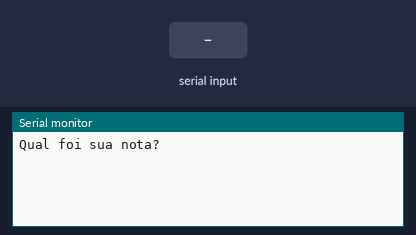
A sketch run on a simulated Arduino Uno, built with avr-gcc and run on an emulated ATmega328P. Parts: the last lines printed to the serial monitor. The test bench sets the inputs (shaded band).

Above: at 1.2 s.
1.3 s: "90,45\n" received over Serial
At 1.9 s:
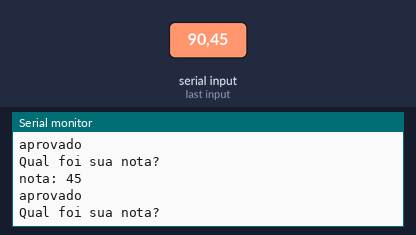
2.8 s: "30,150\n" received over Serial
At 5.3 s:
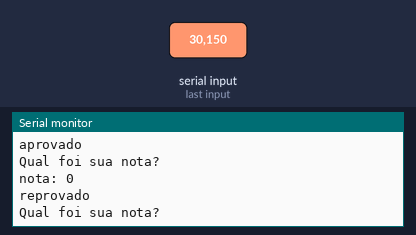
Timing chart, 0 to 6.8 s (numbered marks = the images above; inputs shaded):
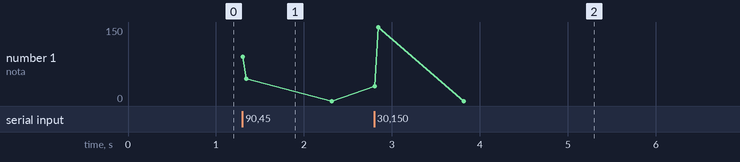

Measured:
- after the input at 1.3 s, the serial monitor: prints a new line at once (image 1)
- after the input at 2.8 s, the serial monitor: prints a new line at once (image 2)

The sketch:

notas1.ino
```cpp
// C++ code
//

int nota = 0;


void setup()
{
  Serial.begin(9600);
}

void loop()
{

  Serial.println("Qual foi sua nota?");
  while(! Serial.available ());
  nota = Serial.parseInt ();


  Serial.println("nota: "+ String(nota));

  if( nota >=6 , nota<=5)
    Serial.println("reprovado");
     else
    Serial.println("aprovado");
  }
```
